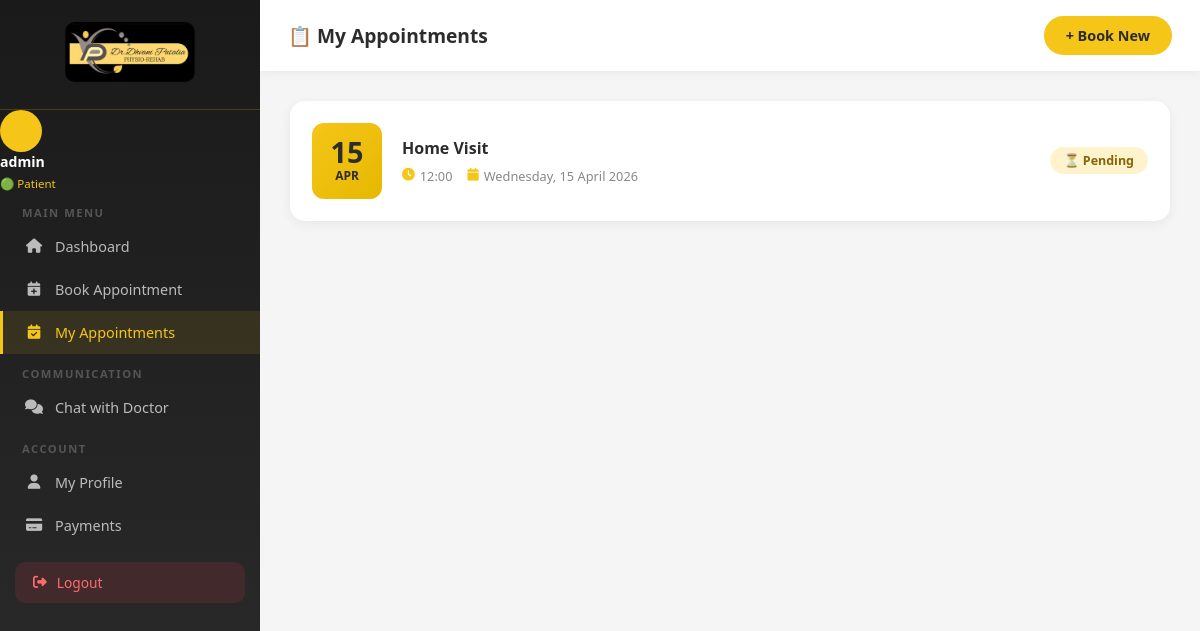
The page /my-appointments (signed in) on the database its author committed.
### core/models.py (models this page shows, shortened)
class Appointment(models.Model):
    STATUS_CHOICES = [
        ('pending', 'Pending'),
        ('confirmed', 'Confirmed'),
        ('completed', 'Completed'),
        ('cancelled', 'Cancelled'),
    ]
    SERVICE_CHOICES = [
        ('orthopedic', 'Orthopedic Therapy'),
        ('neurological', 'Neurological Rehab'),
        ('sports', 'Sports Rehabilitation'),
        ('pediatric', 'Pediatric Therapy'),
        ('womens', "Women's Health"),
        ('home_visit', 'Home Visit'),
    ]
    TIME_CHOICES = [
        ('09:00', '9:00 AM'), ('10:00', '10:00 AM'),
        ('11:00', '11:00 AM'), ('12:00', '12:00 PM'),
        ('14:00', '2:00 PM'), ('15:00', '3:00 PM'),
        ('16:00', '4:00 PM'), ('17:00', '5:00 PM'),
    ]
    patient = models.ForeignKey(User, on_delete=models.CASCADE, related_name='appointments')
    service = models.CharField(max_length=50, choices=SERVICE_CHOICES)
    date = models.DateField()
    time = models.CharField(max_length=10, choices=TIME_CHOICES)
    notes = models.TextField(blank=True, null=True)
    status = models.CharField(max_length=20, choices=STATUS_CHOICES, default='pending')
    created_at = models.DateTimeField(auto_now_add=True)
    class Meta:
        ordering = ['-created_at']

### core/views.py (the view)
# urls.py: path('my-appointments', views.my_appointments, name='my_appointments'),
@login_required(login_url='/login')
def my_appointments(request):
    appointments = Appointment.objects.filter(patient=request.user)
    return render(request, 'my_appointments.html', {
        'appointments': appointments,
        'user': request.user,
    })

### templates/my_appointments.html (shortened to what this page needs)
{% load static %}
<!DOCTYPE html>
<html lang="en">
<head>
    <link href="https://cdnjs.cloudflare.com/ajax/libs/font-awesome/6.4.0/css/all.min.css" rel="stylesheet">
</head>
<body>
    <aside class="sidebar">
        <div class="sidebar-logo">
            <img src="{% static 'images/Dhvani_Patalia.jpeg' %}" alt="Logo">
        </div>
        <div class="sidebar-user">
            <div class="user-avatar">{{ user.first_name|first|upper }}{{ user.last_name|first|upper }}</div>
            <div class="user-info">
                <h4>{{ user.get_full_name|default:user.username }}</h4>
                <span>🟢 Patient</span>
            </div>
        </div>
        <nav>
            <div class="nav-section">Main Menu</div>
            <a href="/client-dashboard" class="nav-item"><i class="fas fa-home"></i> Dashboard</a>
            <a href="/book" class="nav-item"><i class="fas fa-calendar-plus"></i> Book Appointment</a>
            <a href="/my-appointments" class="nav-item active"><i class="fas fa-calendar-check"></i> My Appointments</a>
            <div class="nav-section">Communication</div>
            <a href="#" class="nav-item"><i class="fas fa-comments"></i> Chat with Doctor</a>
            <div class="nav-section">Account</div>
            <a href="#" class="nav-item"><i class="fas fa-user"></i> My Profile</a>
            <a href="#" class="nav-item"><i class="fas fa-credit-card"></i> Payments</a>
        </nav>
        <a href="/logout" class="logout-btn"><i class="fas fa-sign-out-alt"></i> Logout</a>
    </aside>
    <div class="main-content">
        <div class="topbar">
            <h1>📋 My Appointments</h1>
            <a href="/book" class="btn-book">+ Book New</a>
        </div>
        <div class="dashboard-body">
            {% if appointments %}
            <div class="appt-grid">
                {% for appt in appointments %}
                <div class="appt-card">
                    <div class="appt-date-box">
                        <div class="day">{{ appt.date|date:"d" }}</div>
                        <div class="month">{{ appt.date|date:"M" }}</div>
                    </div>
                    <div class="appt-details">
                        <h3>{{ appt.get_service_display }}</h3>
                        <div class="appt-meta">
                            <span><i class="fas fa-clock"></i> {{ appt.time }}</span>
                            <span><i class="fas fa-calendar"></i> {{ appt.date|date:"l, d F Y" }}</span>
                        </div>
                    </div>
                    <span class="badge badge-{{ appt.status }}">
                        {% if appt.status == 'pending' %}⏳ Pending
                        {% elif appt.status == 'confirmed' %}✅ Confirmed
                        {% elif appt.status == 'completed' %}🏁 Completed
                        {% else %}❌ Cancelled{% endif %}
                    </span>
                </div>
                {% endfor %}
            </div>
            {% endif %}
        </div>
    </div>
</body>
</html>

### templates/my_appointments.html (style rules this page uses)
* { margin: 0; padding: 0; box-sizing: border-box; }
body { font-family: 'Segoe UI', sans-serif; background: #f5f5f5; display: flex; min-height: 100vh; }
.sidebar { width: 260px; height: 100vh; position: fixed; left: 0; top: 0; background: linear-gradient(180deg, #1a1a1a, #2C2C2C); overflow-y: auto; scrollbar-width: none; }
.sidebar-logo { padding: 22px 20px; border-bottom: 1px solid rgba(245, 197, 24, 0.2); text-align: center; }
.sidebar-logo img { width: 130px; border-radius: 10px; }
.user-avatar { width: 42px; height: 42px; background: #F5C518; border-radius: 50%; display: flex; align-items: center; justify-content: center; font-weight: 800; color: #2C2C2C; }
.user-info h4 { color: white; font-size: 0.88em; }
.user-info span { color: #F5C518; font-size: 0.72em; }
.nav-section { padding: 12px 22px 5px; color: #555; font-size: 0.7em; text-transform: uppercase; letter-spacing: 1.5px; font-weight: 700; }
.nav-item { display: flex; align-items: center; gap: 12px; padding: 12px 22px; color: #bbb; text-decoration: none; font-size: 0.9em; transition: all 0.3s; border-left: 3px solid transparent; }
.nav-item:hover, .nav-item.active { background: rgba(245, 197, 24, 0.1); color: #F5C518; border-left-color: #F5C518; }
.nav-item i { width: 18px; text-align: center; }
.logout-btn { margin: 15px; display: flex; align-items: center; gap: 10px; padding: 11px 18px; background: rgba(220, 53, 69, 0.15); color: #ff6b6b; border-radius: 10px; text-decoration: none; font-size: 0.86em; }
.main-content { margin-left: 260px; flex: 1; }
.topbar { background: white; padding: 16px 28px; display: flex; align-items: center; justify-content: space-between; box-shadow: 0 2px 10px rgba(0, 0, 0, 0.06); }
.topbar h1 { font-size: 1.2em; color: #2C2C2C; font-weight: 700; }
.dashboard-body { padding: 30px; }
.btn-book { background: #F5C518; color: #2C2C2C; padding: 10px 22px; border-radius: 25px; font-weight: 700; text-decoration: none; font-size: 0.9em; }
.appt-grid { display: grid; gap: 15px; }
.appt-card { background: white; border-radius: 15px; padding: 22px; box-shadow: 0 3px 12px rgba(0, 0, 0, 0.06); display: flex; align-items: center; gap: 20px; transition: transform 0.3s; }
.appt-date-box { background: linear-gradient(135deg, #F5C518, #e6b800); color: #2C2C2C; border-radius: 12px; padding: 15px; text-align: center; min-width: 70px; }
.appt-date-box .day { font-size: 1.8em; font-weight: 900; line-height: 1; }
.appt-date-box .month { font-size: 0.75em; font-weight: 700; text-transform: uppercase; }
.appt-details { flex: 1; }
.appt-details h3 { font-size: 1em; font-weight: 700; color: #2C2C2C; margin-bottom: 5px; }
.appt-meta { display: flex; gap: 15px; margin-top: 8px; flex-wrap: wrap; }
.appt-meta span { font-size: 0.8em; color: #888; display: flex; align-items: center; gap: 5px; }
.appt-meta i { color: #F5C518; }
.badge { padding: 5px 14px; border-radius: 20px; font-size: 0.78em; font-weight: 700; }
.badge-pending { background: #fff3cd; color: #856404; }

### rows shown on the page
Appointment: date "15", date "APR", service "Home Visit", time "12:00", date "Wednesday, 15 April 2026", status "⏳ Pending"

### other values the page prints
{{ user.get_full_name|default:user.username }} "admin"
